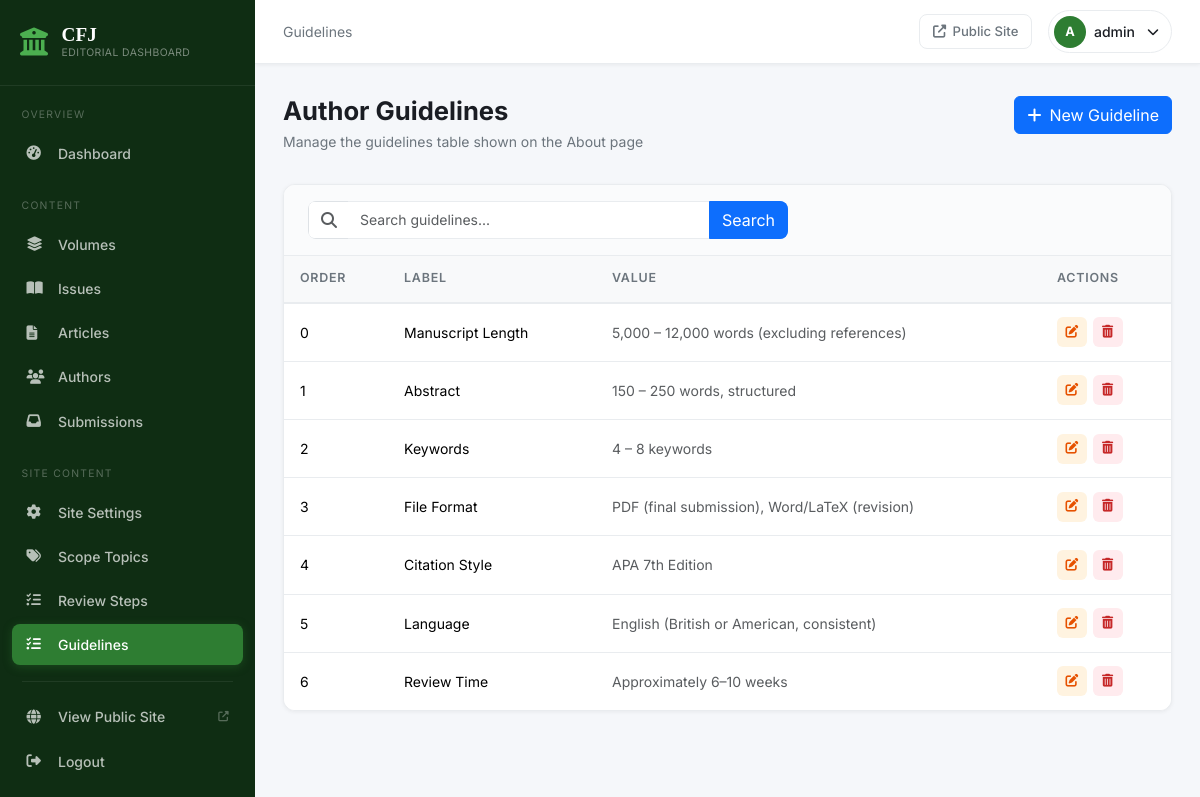
/dashboard/guidelines/ (signed in), run on the app's committed database.
### website/models.py (models this page shows, shortened)
class GuidelineItem(models.Model):
    label = models.CharField(max_length=200, help_text='e.g. Manuscript Length')
    value = models.CharField(max_length=300, help_text='e.g. 5,000 – 12,000 words (excluding references)')
    order = models.PositiveSmallIntegerField(default=0)
    class Meta:
        ordering = ['order']

### src/views.py (the view)
# urls.py: path('guidelines/', views.guideline_item_list, name='guideline_item_list'),
@login_required
def guideline_item_list(request):
    query = request.GET.get('q', '').strip()
    qs = GuidelineItem.objects.all()
    if query:
        qs = qs.filter(Q(label__icontains=query) | Q(value__icontains=query))
    paginator = Paginator(qs, 15)
    return render(request, 'src/guidelines/list.html', {
        'guidelines': paginator.get_page(request.GET.get('page')),
        'query': query,
    })

### src/context_processors.py (called while the page is built)
def pending_submissions_count(request):
    if not request.path.startswith('/dashboard/') or not request.user.is_authenticated:
        return {}
    return {
        'pending_submissions_count': Submission.objects.filter(status=Submission.STATUS_PENDING).count(),
    }

### website/context_processors.py (called while the page is built)
def site_settings(request):
    return {'site_settings': SiteSettings.load()}

### website/models.py (called while the page is built)
    @classmethod
    def load(cls):
        obj, _ = cls.objects.get_or_create(pk=1)
        return obj

### templates/src/guidelines/list.html (shortened to what this page needs)
{% extends 'src/base.html' %}
{% block breadcrumb %}Guidelines{% endblock %}
{% block content %}
<div class="page-header">
  <div>
    <h1 class="page-title">Author Guidelines</h1>
    <p class="page-subtitle">Manage the guidelines table shown on the About page</p>
  </div>
  <a href="{% url 'src:guideline_item_create' %}" class="btn btn-primary">
    <i class="fas fa-plus me-2"></i>New Guideline
  </a>
</div>
<div class="dash-card">
  <div class="dash-card-header">
    <form class="search-form" action="" method="get">
      <div class="input-group">
        <span class="input-group-text"><i class="fas fa-search text-muted"></i></span>
        <input type="text" name="q" class="form-control" placeholder="Search guidelines..."
               value="{{ query }}">
        <button type="submit" class="btn btn-primary">Search</button>
      </div>
    </form>
  </div>
  <div class="dash-card-body p-0">
    {% if guidelines %}
    <div class="table-responsive">
      <table class="table dash-table mb-0">
        <thead>
          <tr>
            <th>Order</th>
            <th>Label</th>
            <th>Value</th>
            <th>Actions</th>
          </tr>
        </thead>
        <tbody>
          {% for item in guidelines %}
          <tr>
            <td>{{ item.order }}</td>
            <td>{{ item.label }}</td>
            <td class="text-muted">{{ item.value }}</td>
            <td>
              <div class="table-actions">
                <a href="{% url 'src:guideline_item_edit' item.pk %}" class="table-action-btn edit" title="Edit">
                  <i class="fas fa-edit"></i>
                </a>
                <a href="{% url 'src:guideline_item_delete' item.pk %}" class="table-action-btn delete" title="Delete">
                  <i class="fas fa-trash-alt"></i>
                </a>
              </div>
            </td>
          </tr>
          {% endfor %}
        </tbody>
      </table>
    </div>
    {% endif %}
  </div>
</div>
{% endblock %}

### templates/src/base.html (shortened to what this page needs)
{% load static %}
<!DOCTYPE html>
<html lang="en">
<head>
  <link href="https://cdn.jsdelivr.net/npm/bootstrap@5.3.2/dist/css/bootstrap.min.css" rel="stylesheet">
  <link href="https://cdnjs.cloudflare.com/ajax/libs/font-awesome/6.5.0/css/all.min.css" rel="stylesheet">
  <link rel="stylesheet" href="{% static 'css/dashboard.css' %}">
</head>
<body class="dashboard-body">
  {% include 'src/partials/sidebar.html' %}
  <div class="dashboard-main">
    <header class="dash-header">
      <div class="dash-header-left">
        <div class="dash-breadcrumb">{% block breadcrumb %}Dashboard{% endblock %}</div>
      </div>
      <div class="dash-header-right">
        <a href="{% url 'website:home' %}" class="header-action-btn" target="_blank" title="View Public Site">
          <i class="fas fa-external-link-alt"></i>
          <span>Public Site</span>
        </a>
        <div class="header-user-menu">
          <div class="header-user">
            <div class="user-avatar">{{ request.user.username|first|upper }}</div>
            <span class="user-name">{{ request.user.username }}</span>
            <i class="fas fa-chevron-down fa-xs ms-1"></i>
          </div>
        </div>
      </div>
    </header>
    <div class="dash-content">
      {% block content %}{% endblock %}
    </div>
  </div>
</body>
</html>

### static/css/dashboard.css (style rules this page uses)
*, *::before, *::after { box-sizing: border-box; }
body { font-family: 'Inter', -apple-system, BlinkMacSystemFont, sans-serif; color: var(--text); -webkit-font-smoothing: antialiased; }
.dashboard-body { background: var(--light); margin: 0; }
.dashboard-main { margin-left: var(--sidebar-w); min-height: 100vh; display: flex; flex-direction: column; transition: margin-left 0.3s ease; }
.dash-header { height: var(--header-h); background: var(--white); border-bottom: 1px solid var(--border); display: flex; align-items: center; justify-content: space-between; padding: 0 1.75rem; position: sticky; top: 0; z-index: 900; box-shadow: var(--shadow-sm); flex-shrink: 0; }
.dash-header-left { display: flex; align-items: center; gap: 1rem; }
.dash-breadcrumb { font-size: 0.875rem; color: var(--text-muted); }
.dash-header-right { display: flex; align-items: center; gap: 1rem; }
.header-action-btn { display: flex; align-items: center; gap: 0.4rem; font-size: 0.82rem; color: var(--text-muted); text-decoration: none; padding: 0.4rem 0.8rem; border-radius: var(--radius); border: 1px solid var(--border); transition: var(--transition); font-weight: 500; }
.header-user-menu { position: relative; }
.header-user { display: flex; align-items: center; gap: 0.5rem; cursor: pointer; padding: 0.3rem 0.75rem 0.3rem 0.3rem; border-radius: 50px; border: 1px solid var(--border); transition: var(--transition); }
.user-avatar { width: 32px; height: 32px; background: var(--primary); color: white; border-radius: 50%; display: flex; align-items: center; justify-content: center; font-weight: 700; font-size: 0.8rem; }
.user-name { font-size: 0.875rem; font-weight: 500; }
.dash-content { padding: 2rem 1.75rem; flex: 1; }
.page-header { display: flex; justify-content: space-between; align-items: flex-start; margin-bottom: 2rem; flex-wrap: wrap; gap: 1rem; }
.page-title { font-family: 'Inter', sans-serif; font-size: 1.6rem; font-weight: 700; color: var(--text); margin: 0 0 0.25rem; }
.page-subtitle { color: var(--text-muted); font-size: 0.875rem; margin: 0; }
.dash-card { background: white; border: 1px solid var(--border); border-radius: var(--radius-lg); box-shadow: var(--shadow-sm); overflow: hidden; }
.dash-card-header { display: flex; align-items: center; justify-content: space-between; padding: 1rem 1.5rem; border-bottom: 1px solid var(--border); background: #fafbfc; flex-wrap: wrap; gap: 0.75rem; }
.dash-card-body { padding: 1.5rem; }
.dash-table { margin: 0; font-size: 0.875rem; }
.dash-table thead th { background: #f8f9fa; border-bottom: 2px solid var(--border); font-weight: 600; font-size: 0.78rem; text-transform: uppercase; letter-spacing: 0.06em; color: var(--text-muted); padding: 0.85rem 1rem; white-space: nowrap; }
.dash-table tbody td { padding: 0.85rem 1rem; vertical-align: middle; border-bottom: 1px solid var(--border); }
.dash-table tbody tr:last-child td { border-bottom: none; }
.table-actions { display: flex; gap: 0.35rem; align-items: center; }
.table-action-btn { width: 30px; height: 30px; display: flex; align-items: center; justify-content: center; border-radius: 6px; font-size: 0.8rem; text-decoration: none; transition: var(--transition); }
.table-action-btn.edit { background: #FFF3E0; color: #E65100; }
.table-action-btn.delete { background: #FFEBEE; color: #C62828; }
.search-form { flex: 1; max-width: 480px; }
.search-form .input-group { border-radius: var(--radius); overflow: hidden; }
.search-form .input-group-text { background: white; border-right: none; }
.search-form .form-control { border-left: none; font-size: 0.875rem; }
.form-control, .form-select { font-size: 0.9rem; border-color: var(--border); border-radius: var(--radius); transition: var(--transition); }

### data on the page
GuidelineItem: order "0", label "Manuscript Length", value "5,000 – 12,000 words (excluding references)"
GuidelineItem: order "1", label "Abstract", value "150 – 250 words, structured"
GuidelineItem: order "2", label "Keywords", value "4 – 8 keywords"
GuidelineItem: order "3", label "File Format", value "PDF (final submission), Word/LaTeX (revision)"
GuidelineItem: order "4", label "Citation Style", value "APA 7th Edition"
GuidelineItem: order "5", label "Language", value "English (British or American, consistent)"
GuidelineItem: order "6", label "Review Time", value "Approximately 6–10 weeks"

### other printed values
{{ request.user.username|first|upper }} "A"
{{ request.user.username }} "admin"
